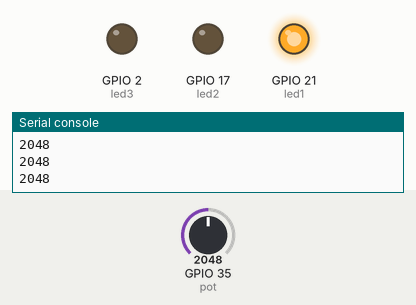
Recording of a program running on a simulated ESP32 board running MicroPython. Parts: output pins drawn as LEDs (lit = HIGH), the last lines printed to the serial console. Inputs (shaded band) come from the test bench; at power-on: GPIO 35 (pot) = 2048 (analog values on the 0–4095 scale).

Above: at 1.2 s.
1.3 s: GPIO 35 (pot) set to 1426
2.8 s: GPIO 35 (pot) set to 1306
At 3.6 s:
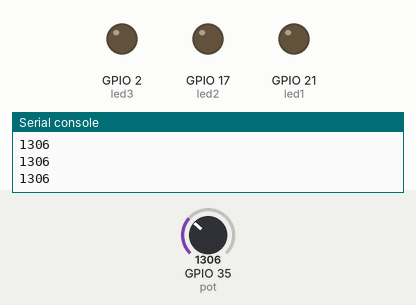
4.3 s: GPIO 35 (pot) set to 2770
At 4.9 s:
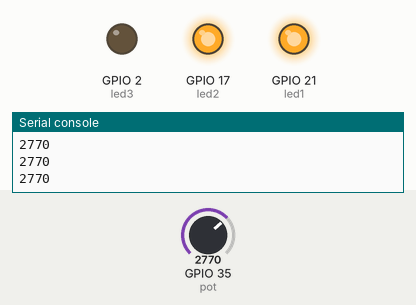
5.8 s: GPIO 35 (pot) set to 4042
7.3 s: GPIO 35 (pot) set to 4093
At 8.5 s:
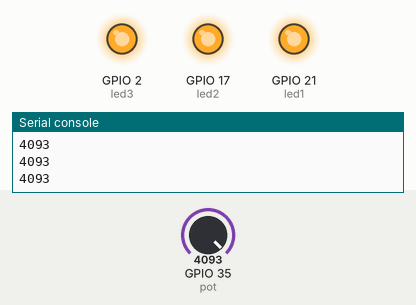
8.8 s: GPIO 35 (pot) set to 1325
At 9.8 s:
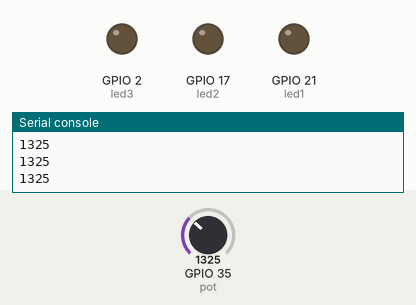
Timing chart, 0 to 11.3 s (numbered marks = the images above; inputs shaded):
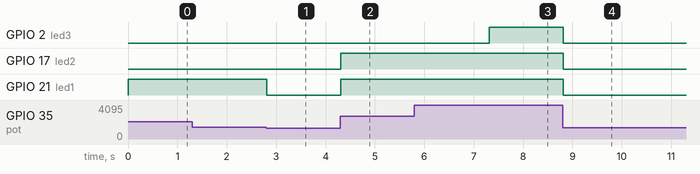

The program:

ADC_pot_leds.py
```python
from machine import Pin, ADC, PWM
import time

# Configura el pin del potenciómetro
pot = ADC(Pin(35))
pot.atten(ADC.ATTN_11DB) # Configura la atenuación para un rango completo de 0 a 3.3V

# Configura el pin del LED
led1 = Pin(21, Pin.OUT)
led2 = Pin(17, Pin.OUT)
led3 = Pin(2, Pin.OUT)

print('go')
while True:
    pot_value = pot.read() # Lee el valor del potenciómetro
    print(pot_value) # Mostramos en Pantalla el valor dle potenciómetro
    if pot_value >= 1365 and pot_value <= 2730:   #delimitamos la prendida del leds entre dos rangos
        led1.value(1)
    elif pot_value >= 2730 and pot_value <= 4092: #delimitamos la prendida del leds entre dos rangos
        led1.value(1)
        led2.value(1)
    elif pot_value >= 4092: #delimitamos la prendida del leds para rangos mayores a 4092
        led1.value(1)
        led2.value(1)
        led3.value(1)
    else:
        led1.value(0)
        led2.value(0)
        led3.value(0)
    time.sleep(0.1)
```

Measured:
- the behaviour switches between 1365 and 1364 on GPIO 35 (pot) (found by bisection; images 0 and 1)
- the behaviour switches between 4092 and 4093 on GPIO 35 (pot) (found by bisection; images 2 and 3)
- after the input at 2.8 s, GPIO 21 (led1): HIGH → LOW at once
- after the input at 4.3 s, GPIO 17 (led2), GPIO 21 (led1): LOW → HIGH at once
- after the input at 7.3 s, GPIO 2 (led3): LOW → HIGH at once
- after the input at 8.8 s, GPIO 2 (led3), GPIO 17 (led2), GPIO 21 (led1): HIGH → LOW at once
